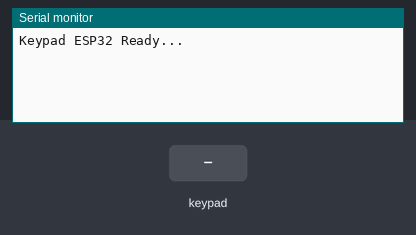
Simulated run of this sketch. Board: ESP32. Parts: the last lines printed to the serial monitor. Inputs (shaded band) come from the test bench.

Above: at 1.2 s.
1.3 s: key '1' pressed
At 2.5 s:
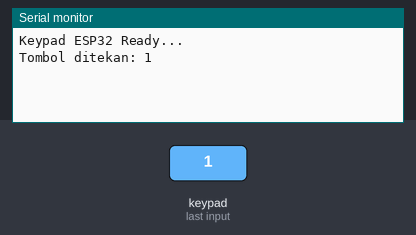
2.8 s: keypad keys 1 3 1 2 1 4 2 7 # pressed 0.4 s apart
At 7.2 s:
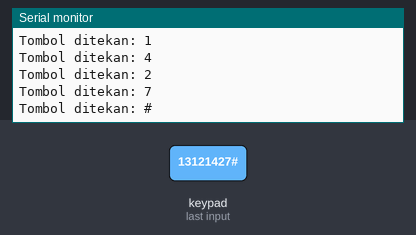
7.9 s: key '*' pressed
At 8.7 s:
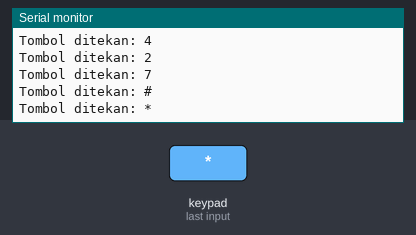
9.4 s: keypad keys 2 6 2 5 3 3 pressed 0.4 s apart
At 12.6 s:
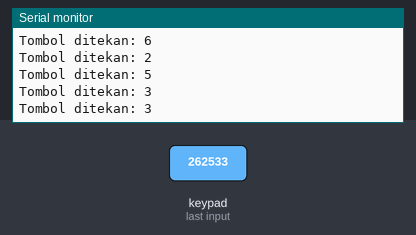
Timing chart, 0 to 14.1 s (numbered marks = the images above; inputs shaded):
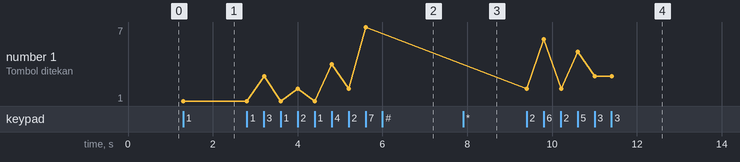

The sketch:

Kepadblack3x4.ino
```cpp
#include <Keypad.h>

// Jumlah baris dan kolom keypad
const byte ROWS = 4;
const byte COLS = 3;

// Mapping tombol keypad 4x3
char keys[ROWS][COLS] = {
  {'1','2','3'},
  {'4','5','6'},
  {'7','8','9'},
  {'*','0','#'}
};

// Definisi pin baris (R1-R4) dan kolom (C1-C3)
byte rowPins[ROWS] = {13, 12, 14, 27};
byte colPins[COLS] = {26, 25, 33};

// Inisialisasi keypad
Keypad keypad = Keypad(makeKeymap(keys), rowPins, colPins, ROWS, COLS);

void setup(){
  Serial.begin(115200);
  Serial.println("Keypad ESP32 Ready...");
}

void loop(){
  char key = keypad.getKey();

  if (key) { // Jika tombol ditekan
    Serial.print("Tombol ditekan: ");
    Serial.println(key);
  }
}
```

Measured:
- after the input at 1.3 s, the serial monitor: prints a new line at once (image 1)
- after the input at 2.8 s, the serial monitor: prints a new line after 0.41 s (image 2)
- after the input at 7.9 s, the serial monitor: prints a new line at once (image 3)
- after the input at 9.4 s, the serial monitor: prints a new line at once (image 4)
- plotted number 1: 1 → 7 after the input at 2.8 s, 7 → 3 after the input at 9.4 s
